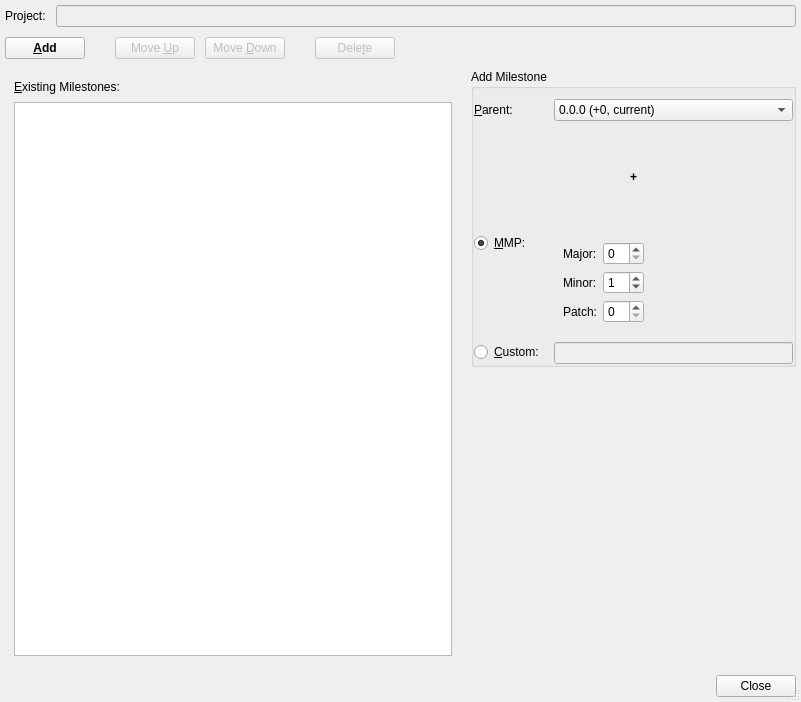
<?xml version="1.0" encoding="UTF-8"?>
<ui version="4.0">
 <class>manage_milestones</class>
 <widget class="QDialog" name="manage_milestones">
  <property name="geometry">
   <rect>
    <x>0</x>
    <y>0</y>
    <width>801</width>
    <height>702</height>
   </rect>
  </property>
  <property name="windowTitle">
   <string>Manage Milestones</string>
  </property>
  <property name="sizeGripEnabled">
   <bool>true</bool>
  </property>
  <property name="modal">
   <bool>true</bool>
  </property>
  <layout class="QGridLayout" name="gridLayout_4">
   <property name="margin">
    <number>5</number>
   </property>
   <property name="spacing">
    <number>10</number>
   </property>
   <item row="0" column="0">
    <widget class="QWidget" name="widget" native="true">
     <layout class="QGridLayout" name="gridLayout">
      <property name="margin">
       <number>0</number>
      </property>
      <property name="spacing">
       <number>10</number>
      </property>
      <item row="0" column="0">
       <widget class="QLabel" name="label">
        <property name="text">
         <string>Project:</string>
        </property>
        <property name="buddy">
         <cstring>rmm_line_project</cstring>
        </property>
       </widget>
      </item>
      <item row="0" column="1">
       <widget class="QLineEdit" name="rmm_line_project">
        <property name="styleSheet">
         <string notr="true">background-color:palette(Window);</string>
        </property>
        <property name="readOnly">
         <bool>true</bool>
        </property>
       </widget>
      </item>
     </layout>
    </widget>
   </item>
   <item row="1" column="0">
    <widget class="QWidget" name="widget_4" native="true">
     <layout class="QGridLayout" name="gridLayout_5">
      <property name="margin">
       <number>0</number>
      </property>
      <property name="spacing">
       <number>10</number>
      </property>
      <item row="0" column="2">
       <widget class="QPushButton" name="rmm_push_move_up">
        <property name="enabled">
         <bool>false</bool>
        </property>
        <property name="text">
         <string>Move &amp;Up</string>
        </property>
       </widget>
      </item>
      <item row="0" column="1">
       <spacer name="horizontalSpacer_2">
        <property name="orientation">
         <enum>Qt::Horizontal</enum>
        </property>
        <property name="sizeType">
         <enum>QSizePolicy::Fixed</enum>
        </property>
        <property name="sizeHint" stdset="0">
         <size>
          <width>20</width>
          <height>20</height>
         </size>
        </property>
       </spacer>
      </item>
      <item row="0" column="0">
       <widget class="QPushButton" name="rmm_push_add">
        <property name="enabled">
         <bool>true</bool>
        </property>
        <property name="sizePolicy">
         <sizepolicy hsizetype="Preferred" vsizetype="Fixed">
          <horstretch>0</horstretch>
          <verstretch>0</verstretch>
         </sizepolicy>
        </property>
        <property name="font">
         <font>
          <weight>75</weight>
          <bold>true</bold>
         </font>
        </property>
        <property name="text">
         <string>&amp;Add</string>
        </property>
       </widget>
      </item>
      <item row="0" column="5">
       <widget class="QPushButton" name="rmm_push_delete">
        <property name="enabled">
         <bool>false</bool>
        </property>
        <property name="text">
         <string>Dele&amp;te</string>
        </property>
       </widget>
      </item>
      <item row="0" column="6">
       <spacer name="horizontalSpacer">
        <property name="orientation">
         <enum>Qt::Horizontal</enum>
        </property>
        <property name="sizeHint" stdset="0">
         <size>
          <width>331</width>
          <height>20</height>
         </size>
        </property>
       </spacer>
      </item>
      <item row="0" column="3">
       <widget class="QPushButton" name="rmm_push_move_down">
        <property name="enabled">
         <bool>false</bool>
        </property>
        <property name="text">
         <string>Move &amp;Down</string>
        </property>
       </widget>
      </item>
      <item row="0" column="4">
       <spacer name="horizontalSpacer_3">
        <property name="orientation">
         <enum>Qt::Horizontal</enum>
        </property>
        <property name="sizeType">
         <enum>QSizePolicy::Fixed</enum>
        </property>
        <property name="sizeHint" stdset="0">
         <size>
          <width>20</width>
          <height>20</height>
         </size>
        </property>
       </spacer>
      </item>
     </layout>
    </widget>
   </item>
   <item row="2" column="0">
    <widget class="QWidget" name="widget_2" native="true">
     <layout class="QGridLayout" name="gridLayout_2">
      <property name="margin">
       <number>0</number>
      </property>
      <property name="spacing">
       <number>10</number>
      </property>
      <item row="0" column="0" rowspan="2">
       <widget class="QWidget" name="widget_3" native="true">
        <property name="sizePolicy">
         <sizepolicy hsizetype="Preferred" vsizetype="Preferred">
          <horstretch>7</horstretch>
          <verstretch>0</verstretch>
         </sizepolicy>
        </property>
        <layout class="QGridLayout" name="gridLayout_3">
         <item row="0" column="0">
          <widget class="QLabel" name="label_2">
           <property name="minimumSize">
            <size>
             <width>0</width>
             <height>18</height>
            </size>
           </property>
           <property name="text">
            <string>&amp;Existing Milestones:</string>
           </property>
           <property name="buddy">
            <cstring>rmm_table_milestones</cstring>
           </property>
          </widget>
         </item>
         <item row="1" column="0">
          <widget class="QTableView" name="rmm_table_milestones">
           <property name="editTriggers">
            <set>QAbstractItemView::NoEditTriggers</set>
           </property>
           <property name="selectionMode">
            <enum>QAbstractItemView::SingleSelection</enum>
           </property>
           <property name="selectionBehavior">
            <enum>QAbstractItemView::SelectRows</enum>
           </property>
           <property name="sortingEnabled">
            <bool>false</bool>
           </property>
          </widget>
         </item>
        </layout>
       </widget>
      </item>
      <item row="0" column="1">
       <widget class="QGroupBox" name="groupBox">
        <property name="sizePolicy">
         <sizepolicy hsizetype="Preferred" vsizetype="Preferred">
          <horstretch>5</horstretch>
          <verstretch>0</verstretch>
         </sizepolicy>
        </property>
        <property name="title">
         <string>Add Milestone</string>
        </property>
        <layout class="QFormLayout" name="formLayout_2">
         <property name="fieldGrowthPolicy">
          <enum>QFormLayout::AllNonFixedFieldsGrow</enum>
         </property>
         <property name="horizontalSpacing">
          <number>10</number>
         </property>
         <property name="verticalSpacing">
          <number>10</number>
         </property>
         <property name="leftMargin">
          <number>0</number>
         </property>
         <property name="topMargin">
          <number>10</number>
         </property>
         <property name="rightMargin">
          <number>0</number>
         </property>
         <property name="bottomMargin">
          <number>0</number>
         </property>
         <item row="2" column="0">
          <widget class="QRadioButton" name="rmm_radio_mmp">
           <property name="sizePolicy">
            <sizepolicy hsizetype="Maximum" vsizetype="Fixed">
             <horstretch>0</horstretch>
             <verstretch>0</verstretch>
            </sizepolicy>
           </property>
           <property name="text">
            <string>&amp;MMP:</string>
           </property>
           <property name="checked">
            <bool>true</bool>
           </property>
          </widget>
         </item>
         <item row="2" column="1">
          <widget class="QWidget" name="widget_5" native="true">
           <layout class="QFormLayout" name="formLayout">
            <item row="0" column="0">
             <widget class="QLabel" name="label_3">
              <property name="sizePolicy">
               <sizepolicy hsizetype="Maximum" vsizetype="Expanding">
                <horstretch>0</horstretch>
                <verstretch>0</verstretch>
               </sizepolicy>
              </property>
              <property name="text">
               <string>Major:</string>
              </property>
             </widget>
            </item>
            <item row="0" column="1">
             <widget class="QSpinBox" name="rmm_spin_major">
              <property name="sizePolicy">
               <sizepolicy hsizetype="Maximum" vsizetype="Expanding">
                <horstretch>0</horstretch>
                <verstretch>0</verstretch>
               </sizepolicy>
              </property>
             </widget>
            </item>
            <item row="1" column="0">
             <widget class="QLabel" name="label_4">
              <property name="sizePolicy">
               <sizepolicy hsizetype="Maximum" vsizetype="Expanding">
                <horstretch>0</horstretch>
                <verstretch>0</verstretch>
               </sizepolicy>
              </property>
              <property name="text">
               <string>Minor:</string>
              </property>
             </widget>
            </item>
            <item row="1" column="1">
             <widget class="QSpinBox" name="rmm_spin_minor">
              <property name="sizePolicy">
               <sizepolicy hsizetype="Maximum" vsizetype="Expanding">
                <horstretch>0</horstretch>
                <verstretch>0</verstretch>
               </sizepolicy>
              </property>
              <property name="value">
               <number>1</number>
              </property>
             </widget>
            </item>
            <item row="2" column="0">
             <widget class="QLabel" name="label_5">
              <property name="sizePolicy">
               <sizepolicy hsizetype="Maximum" vsizetype="Expanding">
                <horstretch>0</horstretch>
                <verstretch>0</verstretch>
               </sizepolicy>
              </property>
              <property name="text">
               <string>Patch:</string>
              </property>
             </widget>
            </item>
            <item row="2" column="1">
             <widget class="QSpinBox" name="rmm_spin_patch">
              <property name="sizePolicy">
               <sizepolicy hsizetype="Maximum" vsizetype="Expanding">
                <horstretch>0</horstretch>
                <verstretch>0</verstretch>
               </sizepolicy>
              </property>
              <property name="value">
               <number>0</number>
              </property>
             </widget>
            </item>
           </layout>
          </widget>
         </item>
         <item row="3" column="0">
          <widget class="QRadioButton" name="rmm_radio_custom">
           <property name="sizePolicy">
            <sizepolicy hsizetype="Maximum" vsizetype="Fixed">
             <horstretch>0</horstretch>
             <verstretch>0</verstretch>
            </sizepolicy>
           </property>
           <property name="text">
            <string>&amp;Custom:</string>
           </property>
          </widget>
         </item>
         <item row="3" column="1">
          <widget class="QLineEdit" name="rmm_line_custom">
           <property name="enabled">
            <bool>false</bool>
           </property>
          </widget>
         </item>
         <item row="0" column="0">
          <widget class="QLabel" name="label_6">
           <property name="text">
            <string>&amp;Parent:</string>
           </property>
           <property name="buddy">
            <cstring>rmm_combo_parent</cstring>
           </property>
          </widget>
         </item>
         <item row="0" column="1">
          <widget class="QComboBox" name="rmm_combo_parent">
           <item>
            <property name="text">
             <string>0.0.0 (+0, current)</string>
            </property>
           </item>
          </widget>
         </item>
         <item row="1" column="0" colspan="2">
          <widget class="QLabel" name="label_7">
           <property name="font">
            <font>
             <weight>75</weight>
             <bold>true</bold>
            </font>
           </property>
           <property name="text">
            <string>+</string>
           </property>
           <property name="alignment">
            <set>Qt::AlignCenter</set>
           </property>
          </widget>
         </item>
        </layout>
       </widget>
      </item>
      <item row="1" column="1">
       <spacer name="verticalSpacer">
        <property name="orientation">
         <enum>Qt::Vertical</enum>
        </property>
        <property name="sizeHint" stdset="0">
         <size>
          <width>20</width>
          <height>40</height>
         </size>
        </property>
       </spacer>
      </item>
     </layout>
    </widget>
   </item>
   <item row="3" column="0">
    <widget class="QDialogButtonBox" name="buttonBox">
     <property name="orientation">
      <enum>Qt::Horizontal</enum>
     </property>
     <property name="standardButtons">
      <set>QDialogButtonBox::Close</set>
     </property>
    </widget>
   </item>
  </layout>
 </widget>
 <tabstops>
  <tabstop>rmm_push_add</tabstop>
  <tabstop>rmm_push_move_up</tabstop>
  <tabstop>rmm_push_move_down</tabstop>
  <tabstop>rmm_push_delete</tabstop>
  <tabstop>rmm_combo_parent</tabstop>
  <tabstop>rmm_radio_mmp</tabstop>
  <tabstop>rmm_spin_major</tabstop>
  <tabstop>rmm_spin_minor</tabstop>
  <tabstop>rmm_spin_patch</tabstop>
  <tabstop>rmm_radio_custom</tabstop>
  <tabstop>rmm_line_custom</tabstop>
  <tabstop>rmm_table_milestones</tabstop>
  <tabstop>buttonBox</tabstop>
  <tabstop>rmm_line_project</tabstop>
 </tabstops>
 <resources/>
 <connections>
  <connection>
   <sender>buttonBox</sender>
   <signal>accepted()</signal>
   <receiver>manage_milestones</receiver>
   <slot>accept()</slot>
   <hints>
    <hint type="sourcelabel">
     <x>243</x>
     <y>670</y>
    </hint>
    <hint type="destinationlabel">
     <x>157</x>
     <y>274</y>
    </hint>
   </hints>
  </connection>
  <connection>
   <sender>buttonBox</sender>
   <signal>rejected()</signal>
   <receiver>manage_milestones</receiver>
   <slot>reject()</slot>
   <hints>
    <hint type="sourcelabel">
     <x>311</x>
     <y>670</y>
    </hint>
    <hint type="destinationlabel">
     <x>286</x>
     <y>274</y>
    </hint>
   </hints>
  </connection>
  <connection>
   <sender>rmm_radio_mmp</sender>
   <signal>toggled(bool)</signal>
   <receiver>rmm_spin_major</receiver>
   <slot>setEnabled(bool)</slot>
   <hints>
    <hint type="sourcelabel">
     <x>507</x>
     <y>180</y>
    </hint>
    <hint type="destinationlabel">
     <x>674</x>
     <y>192</y>
    </hint>
   </hints>
  </connection>
  <connection>
   <sender>rmm_radio_mmp</sender>
   <signal>toggled(bool)</signal>
   <receiver>rmm_spin_minor</receiver>
   <slot>setEnabled(bool)</slot>
   <hints>
    <hint type="sourcelabel">
     <x>526</x>
     <y>178</y>
    </hint>
    <hint type="destinationlabel">
     <x>650</x>
     <y>227</y>
    </hint>
   </hints>
  </connection>
  <connection>
   <sender>rmm_radio_mmp</sender>
   <signal>toggled(bool)</signal>
   <receiver>rmm_spin_patch</receiver>
   <slot>setEnabled(bool)</slot>
   <hints>
    <hint type="sourcelabel">
     <x>492</x>
     <y>181</y>
    </hint>
    <hint type="destinationlabel">
     <x>658</x>
     <y>259</y>
    </hint>
   </hints>
  </connection>
  <connection>
   <sender>rmm_radio_custom</sender>
   <signal>toggled(bool)</signal>
   <receiver>rmm_line_custom</receiver>
   <slot>setEnabled(bool)</slot>
   <hints>
    <hint type="sourcelabel">
     <x>523</x>
     <y>301</y>
    </hint>
    <hint type="destinationlabel">
     <x>636</x>
     <y>305</y>
    </hint>
   </hints>
  </connection>
 </connections>
</ui>
